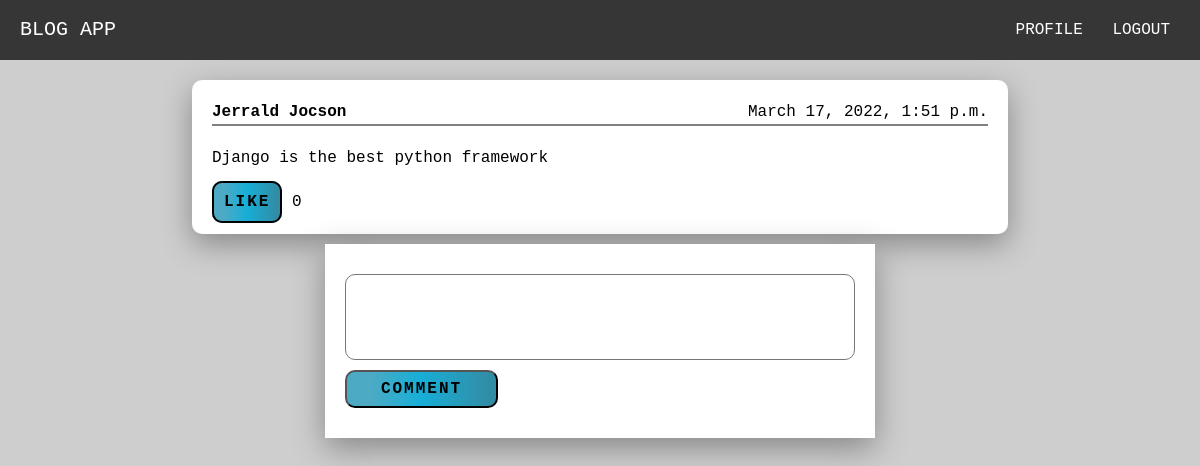
The page /blog-comment/5 (signed in) on the database its author committed.
### post/models.py (models this page shows)
class Blog(models.Model):
    content = models.TextField(max_length=256)
    date = models.DateTimeField(default=now, editable=False)
    user_id = models.ForeignKey(User, on_delete=models.CASCADE)

### post/views.py (the view, shortened to what this page needs)
# urls.py: path('blog-comment/<int:blog_id>', blog_comment_view, name='comments-likes'),
@login_required
def blog_comment_view(request, blog_id):
    blog = Blog.objects.get(id=blog_id)
    comments = Comment.objects.filter(blog_id=blog_id)
    likes = Like.objects.filter(blog_id=blog_id)
    liked = False
    for i in likes:
        if request.user == i.user_id:
            liked = True
    return render(request, 'blog_comment.html', {
        "title":"Comments",
        "blog":blog,
        "comments":comments,
        "likes":len(likes),
        "liked":liked,
    })

### post/templates/blog_comment.html (shortened to what this page needs)
{% extends 'layout.html' %} {% block content %}
<div class="blogs-container">
  <div>
    <header>
      <h4>{{ blog.user_id.first_name }} {{ blog.user_id.last_name}}</h4>
      <span>{{ blog.date }}</span>
    </header>
    <p>{{ blog.content }}</p>
    {% if liked %}
    <a
      href="{% url 'unlike_post' blog_id=blog.id %}"
      style="border: 2px solid black; cursor: pointer"
      class="btn"
      >Unlike</a
    >
    {% else %}
    <a
      href="{% url 'like_post' blog_id=blog.id %}"
      style="border: 2px solid black; cursor: pointer"
      class="btn"
      >Like</a
    >
    {% endif %}
    <span>{{ likes }}</span>
  </div>
</div>
<form method="post">
  <div class="form-group">
    <textarea rows="3" class="form-control" name="content" required></textarea>
  </div>
  <div class="form-group">
    <input type="submit" value="COMMENT" class="btn" />
  </div>
</form>
{% endblock %}

### static/main.css (style rules this page uses)
:root { --dark-color: rgb(63, 58, 58); --dark-gradient-color: linear-gradient( 90deg, rgba(63, 58, 58, 1) 16%, rgba(38, 37, 37, 1) 49%, rgba(61, 60, 60, 1) 95% ); --light-color: rgb(228, 228, 228); --light-gradient-color: linear-gradient( 90deg, rgba(182, 182, 182, 1) 16%, rgba(255, 255, 255, 1) 49%, rgba(169, 169, 169, 1) 95% ); --blue-color: rgb(76, 170, 196); --blue-gradient-color: linear-gradient( 90deg, rgba(76, 170, 196, 1) 16%, rgba(23, 174, 215, 1) 49%, rgba(49, 141, 166, 1) 95% ); --red-color: rgb(245, 142, 142); --red-gradient-color: linear-gradient( 90deg, rgba(245, 142, 142, 1) 16%, rgba(231, 82, 82, 1) 48%, rgba(220, 105, 105, 1) 95% ); --shadow: 0 10px 30px #888888; --white: white; }
* { margin: 0; padding: 0; font-family: "Courier New", Courier, monospace; }
body { line-height: 1.5; background-color: rgb(206, 206, 206); }
input, button, textarea, select { font: inherit; }
textarea { resize: none; }

### static/form_styles.css (style rules this page uses)
form { width: 50%; margin: auto; padding: 20px; background-color: white; box-shadow: var(--shadow); }
.form-group { display: flex; flex-direction: column; margin: 10px 0; }
.form-control { border-radius: 10px; padding: 6px; }
.btn { width: 30%; background: var(--blue-gradient-color); padding: 5px; border-radius: 10px; letter-spacing: 2px; font-weight: bolder; text-transform: uppercase; }

### static/blogs.css (style rules this page uses)
.blogs-container { margin-top: 20px; width: 80%; margin-left: auto; margin-right: auto; }
.blogs-container div { margin: 10px 0; background-color: white; padding: 20px; border-radius: 10px; box-shadow: var(--shadow); }
.blogs-container div header { display: flex; justify-content: space-between; border-bottom: 2px solid gray; }
.blogs-container div p { margin: 20px 0; }
.blogs-container div a { text-decoration: none; background-color: rgb(201, 201, 201); padding: 10px; border-radius: 10px; transition: all 250ms; color: black; }

### rows shown on the page
Blog: user_id.first_name "Jerrald", user_id.last_name "Jocson", date "March 17, 2022, 1:51 p.m.", content "Django is the best python framework"

### other values the page prints
{{ likes }} "0"
